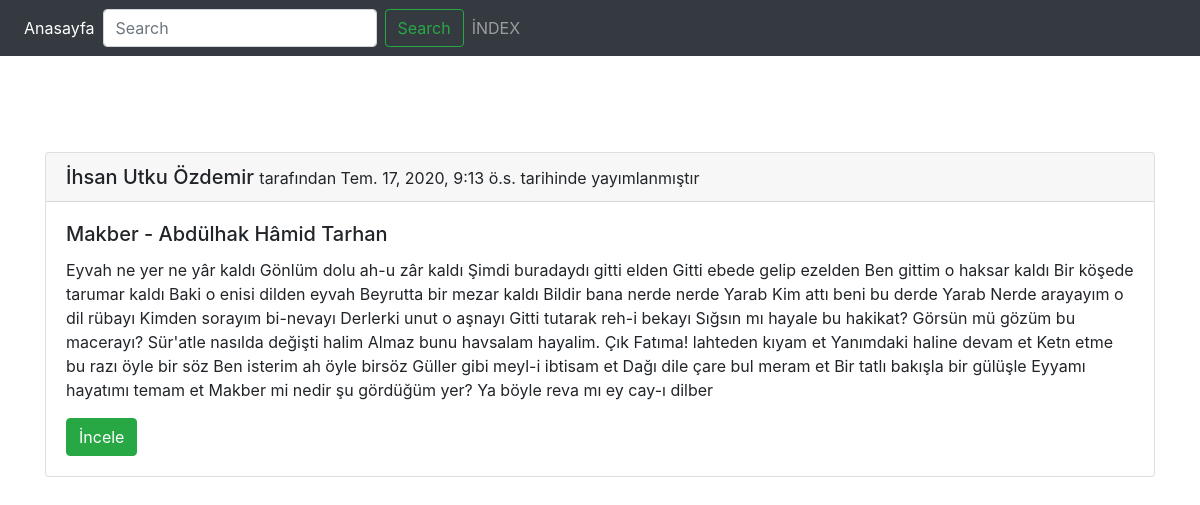
The app's page /post/makber-abdulhak-hamid-tarhan/ with its own data.
### post/models.py (models this page shows, shortened)
class Post(models.Model):
    user = models.ForeignKey('auth.User', verbose_name='Yazar', related_name='posts', on_delete=models.CASCADE)
    title = models.CharField(max_length=120, verbose_name='Başlık')
    content = models.TextField(verbose_name='İçerik')
    publishing_date = models.DateTimeField(verbose_name='Yayımlanma Tarihi', auto_now_add=True)
    slug = models.SlugField(unique=True, editable=False, max_length=130)
    def get_absolute_url(self):
        return reverse('post:detail', kwargs={'slug': self.slug})
    class Meta:
        ordering = ['-publishing_date',  'id']

### post/views.py (the view, shortened to what this page needs)
# urls.py: url(r'^(?P<slug>[\w-]+)/$', post_detail, name='detail'),
def post_detail(request, slug):
    post_list = Post.objects.all()
    query = request.GET.get('q')
    post = get_object_or_404(Post, slug=slug)
    context = {
        'post': post
    }
    return render(request, "post/detail.html", context)

### templates/post/detail.html (shortened to what this page needs)
{% extends 'base.html' %}
{% block body %}
    <div class="container">
         <div class="row">
            <div class="col-md-12">
                <div class="card">
                    <h5 class="card-header"> {{ post.user.get_full_name }} <small> tarafından {{ post.publishing_date }} tarihinde yayımlanmıştır</small> </h5>
                    <div class="card-body">
                        <h5 class="card-title"> {{ post.title }} </h5>
                        <p class="card-text"> {{ post.content }} </p>
                        <a href="{{ post.get_absolute_url }}" class="btn btn-success"> İncele </a>
                    </div>
                </div>
            </div>
        </div>
    </div>
{% endblock %}

### static/css/style.css (style rules this page uses)
body { padding-top: 80px; }

### records on screen
Post: user.get_full_name "İhsan Utku Özdemir", publishing_date "Tem. 17, 2020, 9:13 ö.s.", title "Makber - Abdülhak Hâmid Tarhan", content "Eyvah ne yer ne yâr kaldı Gönlüm dolu ah-u zâr kaldı Şimdi buradaydı gitti elden Gitti ebede gelip ezelden Ben gittim o haksar kaldı Bir köşede tarumar kaldı Baki o enisi dilden eyvah Beyrutta bir mezar kaldı Bildir bana nerde nerde Yarab Kim attı beni bu derde Yarab Nerde arayayım o dil rübayı Kimden sorayım bi-nevayı Derlerki unut o aşnayı Gitti tutarak reh-i bekayı Sığsın mı hayale bu hakikat? Görsün mü gözüm bu macerayı? Sür'atle nasılda değişti halim Almaz bunu havsalam hayalim. Çık Fatıma! lahteden kıyam et Yanımdaki haline devam et Ketn etme bu razı öyle bir söz Ben isterim ah öyle birsöz Güller gibi meyl-i ibtisam et Dağı dile çare bul meram et Bir tatlı bakışla bir gülüşle Eyyamı…"
